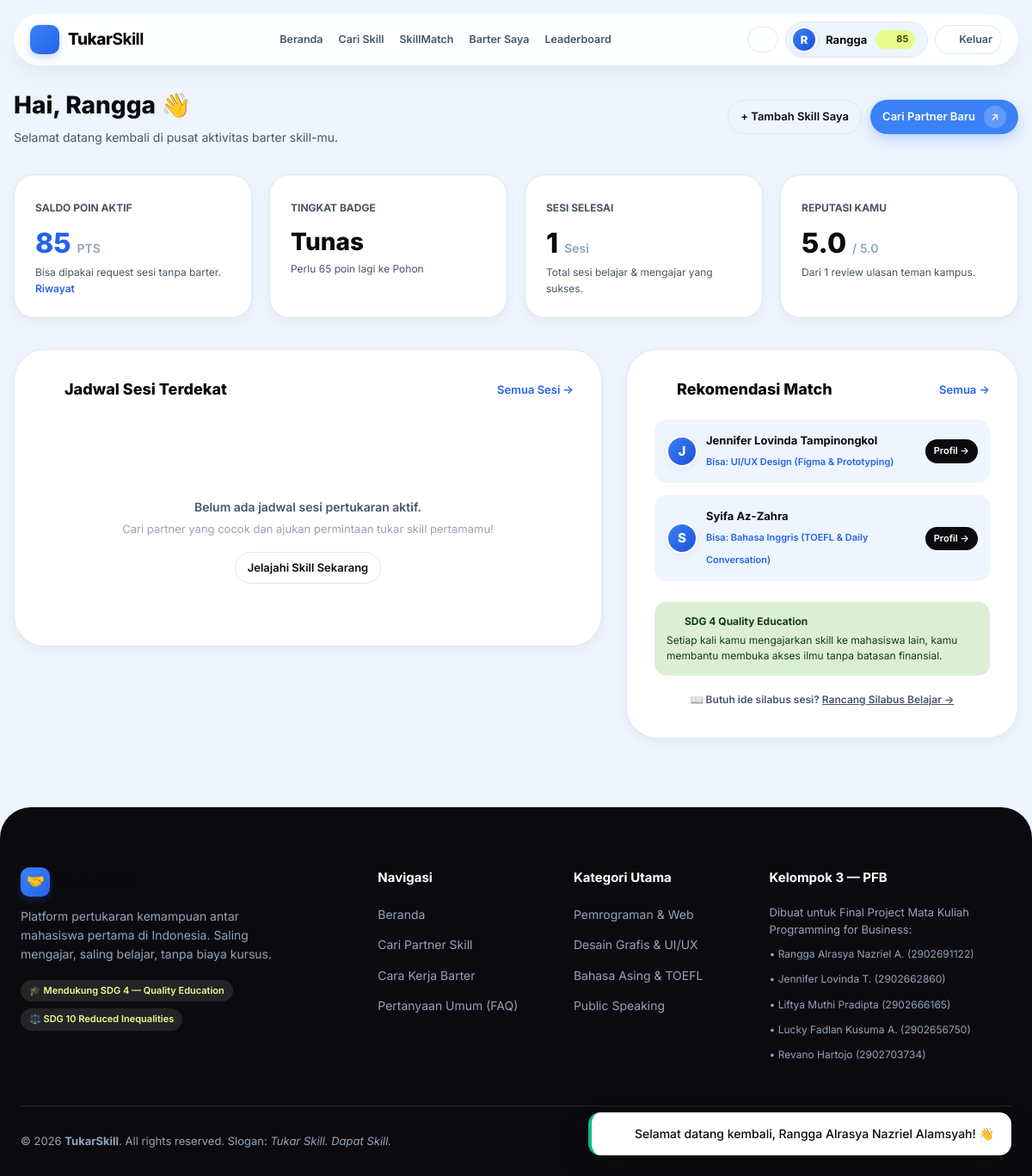
The app's page /dashboard.php (signed in) with its own data.
### tables this page shows
CREATE TABLE `users` (
  `id` INT AUTO_INCREMENT PRIMARY KEY,
  `name` VARCHAR(100) NOT NULL,
  `nim` CHAR(10) NOT NULL UNIQUE,
  `email` VARCHAR(100) NOT NULL UNIQUE,
  `password` VARCHAR(255) NOT NULL,
  `major` VARCHAR(100) NOT NULL,
  `batch_year` YEAR NULL,
  `bio` TEXT NULL,
  `photo` VARCHAR(255) NULL,
  `whatsapp` VARCHAR(20) NULL,
  `role` ENUM('user', 'admin') NOT NULL DEFAULT 'user',
  `points` INT NOT NULL DEFAULT 20,
  `total_points` INT NOT NULL DEFAULT 20,
  `profile_bonus_given` TINYINT(1) NOT NULL DEFAULT 0,
  `is_active` TINYINT(1) NOT NULL DEFAULT 1,
  `remember_token` VARCHAR(64) NULL,
  `created_at` DATETIME NOT NULL DEFAULT CURRENT_TIMESTAMP,
  `updated_at` DATETIME NOT NULL DEFAULT CURRENT_TIMESTAMP ON UPDATE CURRENT_TIMESTAMP
);

CREATE TABLE `badges` (
  `id` INT AUTO_INCREMENT PRIMARY KEY,
  `name` VARCHAR(50) NOT NULL UNIQUE,
  `icon` VARCHAR(20) NOT NULL,
  `description` VARCHAR(255) NULL,
  `min_points` INT NOT NULL DEFAULT 0
);

### dashboard.php (the view, shortened to what the rows shown need)
<?php
require_once __DIR__ . '/includes/header.php';
$user = current_user();
$user_id = (int)$user['id'];
if (is_db_connected()) {
    $q_comp = $conn->query("SELECT COUNT(*) AS total FROM exchanges WHERE (requester_id = $user_id OR receiver_id = $user_id) AND status = 'completed'");
    if ($q_comp && $r = $q_comp->fetch_assoc()) {
        $total_completed = (int)$r['total'];
    }
    $q_rev = $conn->query("SELECT AVG(rating) AS avg_r, COUNT(*) AS total_r FROM reviews WHERE reviewee_id = $user_id AND is_hidden = 0");
    if ($q_rev && $r = $q_rev->fetch_assoc()) {
        if ($r['total_r'] > 0) {
            $avg_rating = round((float)$r['avg_r'], 1);
            $total_reviews = (int)$r['total_r'];
        }
    }
    $q_pend = $conn->query("SELECT COUNT(*) AS total FROM exchanges WHERE receiver_id = $user_id AND status = 'pending'");
    if ($q_pend && $r = $q_pend->fetch_assoc()) {
        $pending_incoming_count = (int)$r['total'];
    }
}
$current_badge = ['name' => 'Bibit', 'icon' => '🌱', 'min_points' => 0];
$next_badge = ['name' => 'Tunas', 'icon' => '🌿', 'min_points' => 50];
if (is_db_connected()) {
    $q_b = $conn->query("
        SELECT b.*
        FROM user_badges ub
        JOIN badges b ON ub.badge_id = b.id
        WHERE ub.user_id = $user_id
        ORDER BY b.min_points DESC
        LIMIT 1
    ");
    if ($q_b && $r = $q_b->fetch_assoc()) {
        $current_badge = $r;
    }
    $q_next = $conn->query("SELECT * FROM badges WHERE min_points > " . (int)$user['total_points'] . " ORDER BY min_points ASC LIMIT 1");
    if ($q_next && $r = $q_next->fetch_assoc()) {
        $next_badge = $r;
    } else {
        $next_badge = null;
    }
}
$match_recommendations = [];
if (is_db_connected()) {
    $q_rec = $conn->query("
        SELECT DISTINCT u.id, u.name, u.major, s.name AS offer_skill_name, COALESCE(AVG(r.rating), 5.0) AS rating
        FROM user_skills us_offer
        JOIN users u ON us_offer.user_id = u.id
        JOIN skills s ON us_offer.skill_id = s.id
        LEFT JOIN reviews r ON r.reviewee_id = u.id AND r.is_hidden = 0
        WHERE us_offer.type = 'offer'
          AND u.id != $user_id
          AND u.is_active = 1
          AND us_offer.skill_id IN (
              SELECT skill_id FROM user_skills WHERE user_id = $user_id AND type = 'want'
          )
        GROUP BY u.id
        LIMIT 3
    ");
    if ($q_rec) {
        while ($row = $q_rec->fetch_assoc()) {
            $match_recommendations[] = $row;
        }
    }
}
?>
<div class="container" style="padding: 40px 16px 80px;">
    <div style="display: flex; justify-content: space-between; align-items: center; flex-wrap: wrap; gap: 16px; margin-bottom: 32px;">
        <div>
            <h1 style="font-size: 28px; font-weight: 800; color: var(--ink);">
                Hai, <?= e(explode(' ', $user['name'])[0]) ?> 👋
            </h1>
            <p style="font-size: 14px; color: var(--gray-600); margin-top: 4px;">
                Selamat datang kembali di pusat aktivitas barter skill-mu.
            </p>
        </div>
    </div>
    <div style="display: grid; grid-template-columns: repeat(auto-fit, minmax(240px, 1fr)); gap: 20px; margin-bottom: 36px;">
        <div style="background: var(--white); border-radius: var(--radius-lg); padding: 24px; box-shadow: var(--shadow-sm); border: 1px solid var(--gray-200);">
            <div style="display: flex; justify-content: space-between; align-items: center; margin-bottom: 12px;">
                <span style="font-size: 12px; font-weight: 700; color: var(--gray-600); text-transform: uppercase;">Saldo Poin Aktif</span>
                <span style="color: var(--blue-500);"><?= icon('coins', '', 22) ?></span>
            </div>
            <div style="font-size: 32px; font-weight: 800; color: var(--blue-600); line-height: 1;">
                <?= (int)$user['points'] ?> <span style="font-size: 14px; color: var(--gray-400); font-weight: 600;">PTS</span>
            </div>
            <p style="font-size: 12px; color: var(--gray-600); margin-top: 8px;">
                Bisa dipakai request sesi tanpa barter. <a href="points.php" style="color: var(--blue-600); font-weight: 600;">Riwayat</a>
            </p>
        </div>
        <div style="background: var(--white); border-radius: var(--radius-lg); padding: 24px; box-shadow: var(--shadow-sm); border: 1px solid var(--gray-200);">
            <div style="display: flex; justify-content: space-between; align-items: center; margin-bottom: 12px;">
                <span style="font-size: 12px; font-weight: 700; color: var(--gray-600); text-transform: uppercase;">Tingkat Badge</span>
                <span style="color: #ca8a04;"><?= icon('award', '', 22) ?></span>
            </div>
            <div style="font-size: 28px; font-weight: 800; color: var(--ink); line-height: 1;">
                <?= e($current_badge['name'] ?? 'Bibit') ?>
            </div>
            <p style="font-size: 12px; color: var(--gray-600); margin-top: 8px;">
                <?php if ($next_badge): ?>
                    Perlu <?= ((int)$next_badge['min_points'] - (int)$user['total_points']) ?> poin lagi ke <?= e($next_badge['name']) ?>
                <?php else: ?>
                    Telah mencapai level tertinggi Mentor!
                <?php endif; ?>
            </p>
        </div>
    </div>
    <div style="display: grid; grid-template-columns: 1.5fr 1fr; gap: 28px; align-items: start;">
        <div style="background: var(--white); border-radius: var(--radius-xl); padding: 32px; box-shadow: var(--shadow-sm); border: 1px solid var(--gray-200);">
            <?php if (empty($match_recommendations)): ?>
                <div style="text-align: center; padding: 30px 10px; color: var(--gray-400);">
                    <div style="color: var(--blue-500); margin-bottom: 8px;"><?= icon('sparkles', '', 32) ?></div>
                    <p style="font-size: 13px; color: var(--gray-600);">
                        Tambahkan skill yang ingin kamu pelajari di menu <strong>Skill Saya</strong> agar SkillMatch bisa merekomendasikan partner yang cocok!
                    </p>
                    <a href="my-skills.php" class="btn btn-outline btn-sm" style="margin-top: 14px;">Atur Skill Incaran</a>
                </div>
            <?php else: ?>
                <div style="display: flex; flex-direction: column; gap: 14px;">
                    <?php foreach ($match_recommendations as $match): ?>
                        <div style="padding: 14px; background: var(--blue-50); border-radius: var(--radius-md); display: flex; align-items: center; justify-content: space-between; gap: 10px;">
                            <div style="display: flex; align-items: center; gap: 10px;">
                                <?= render_avatar('', $match['name'], 36) ?>
                                <div>
                                    <h4 style="font-size: 13px; font-weight: 700; color: var(--ink);"><?= e($match['name']) ?></h4>
                                    <span style="font-size: 11px; color: var(--blue-600); font-weight: 600;">Bisa: <?= e($match['offer_skill_name']) ?></span>
                                </div>
                            </div>
                            <a href="user.php?id=<?= (int)$match['id'] ?>" class="btn btn-dark btn-sm" style="font-size: 11px; padding: 5px 10px;">
                                Profil →
                            </a>
                        </div>
                    <?php endforeach; ?>
                </div>
            <?php endif; ?>
        </div>
    </div>
</div>
<?php require_once __DIR__ . '/includes/footer.php'; ?>

### includes/header.php (shortened to what the rows shown need)
<?php
require_once __DIR__ . '/../config/db.php';
require_once __DIR__ . '/functions.php';
$logged_user = current_user();
?>
<!DOCTYPE html>
<html lang="id">
<head>
    <link rel="stylesheet" href="assets/css/style.css">
</head>
<body>
<header class="navbar">
    <nav class="nav-pill">
        <div class="nav-actions">
            <?php if (is_logged_in() && $logged_user): ?>
                <a href="notifications.php" class="btn btn-outline btn-sm" style="padding: 6px 9px; position: relative; display: inline-flex; align-items: center; justify-content: center;" title="Notifikasi">
                    <?= icon('bell', '', 16) ?>
                </a>
                <a href="dashboard.php" class="user-menu-pill" title="Buka Dashboard">
                    <?= render_avatar($logged_user['photo'], $logged_user['name'], 30) ?>
                    <span style="font-weight: 700; font-size: 13px;"><?= e(explode(' ', $logged_user['name'])[0]) ?></span>
                    <span class="points-badge" title="Saldo Poin Aktif" style="display: inline-flex; align-items: center; gap: 4px;">
                        <?= icon('coins', '', 12) ?> <span><?= (int)$logged_user['points'] ?></span>
                    </span>
                </a>
                <a href="logout.php" class="btn btn-outline btn-sm" style="padding: 6px 10px; font-size: 12.5px; color: var(--gray-600); display: inline-flex; align-items: center; gap: 4px;" title="Keluar akun">
                    <?= icon('log-out', '', 13) ?> <span>Keluar</span>
                </a>
            <?php endif; ?>
        </div>
    </nav>
</header>

### includes/functions.php (shortened to what the rows shown need)
<?php
require_once __DIR__ . '/icons.php';
function user_avatar_url($photo, $name = '') {
    $first_word = strtolower(explode(' ', trim((string)$name))[0] ?? '');
    return '';
}
function render_avatar($photo, $name, $size = 40, $extra_class = '') {
    $url = user_avatar_url($photo, $name);
    $initial = strtoupper(substr(trim((string)$name), 0, 1) ?: 'U');
    $size_px = (int)$size;
    return '<div class="ts-avatar-fallback ' . e($extra_class) . '" style="width:' . $size_px . 'px; height:' . $size_px . 'px; border-radius:50%; background:linear-gradient(135deg, #3b82f6, #1d4ed8); color:#ffffff; font-weight:800; font-size:' . round($size_px * 0.42) . 'px; display:inline-flex; align-items:center; justify-content:center; border:2px solid #ffffff; box-shadow:0 2px 8px rgba(15,23,42,0.06); flex-shrink:0;">' . e($initial) . '</div>';
}
function e($string) {
    return htmlspecialchars((string)($string ?? ''), ENT_QUOTES, 'UTF-8');
}
function is_logged_in() {
    return isset($_SESSION['user_id']) && !empty($_SESSION['user_id']);
}
function current_user() {
    global $conn;
    static $cached_user = null;
    if ($cached_user !== null) {
        return $cached_user;
    }
    $user_id = (int)$_SESSION['user_id'];
    $stmt = $conn->prepare("SELECT id, name, nim, email, major, batch_year, bio, photo, whatsapp, role, points, total_points, is_active FROM users WHERE id = ? LIMIT 1");
    if ($stmt) {
        $stmt->bind_param("i", $user_id);
        $stmt->execute();
        $result = $stmt->get_result();
        $cached_user = $result->fetch_assoc();
    }
    return $cached_user;
}

### records on screen
users: name "R", name "Rangga", points "85"
badges: name "Tunas"
badges: (int)$next_badge['min_points']-(int)$user['total_points'] "65", name "Pohon"
users: name "J", name "Jennifer Lovinda Tampinongkol", offer_skill_name "UI/UX Design (Figma & Prototyping)"
users: name "S", name "Syifa Az-Zahra", offer_skill_name "Bahasa Inggris (TOEFL & Daily Conversation)"

### other values on screen
$flash['message'] "Selamat datang kembali, Rangga Alrasya Nazriel Alamsyah! 👋"
$total_completed "1"
$avg_rating "5.0"
$total_reviews "1"
